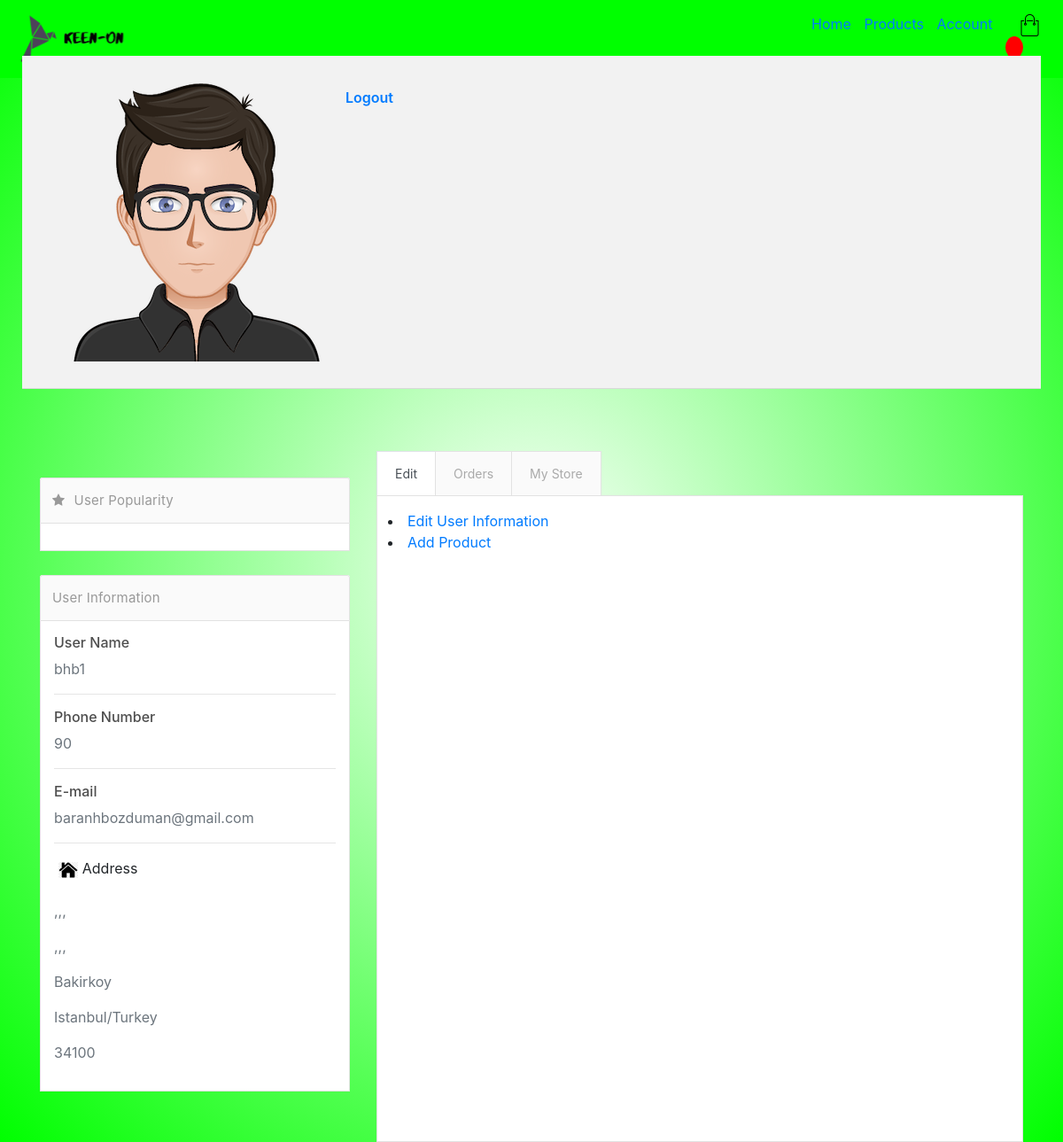
The page /account/details/ (signed in) on the database its author committed.
### account/models.py (models this page shows, shortened)
class Customer(models.Model):
	user = models.OneToOneField(User,null=True, blank=True, on_delete= models.CASCADE)
	image = models.ImageField(default='defaultProfile.png',null=True, blank=True)
	phone =  models.CharField(max_length= 12, null=True)
	@property
	def imageURL(self):
		try:
			url = self.image.url
		except:
			url = ''
		return url

### store/models.py (models this page shows, shortened)
class Address(models.Model):
	user = models.OneToOneField(User, on_delete=models.SET_NULL, null=True, blank=True)
	country =models.CharField(max_length= 200, null=True)
	city =models.CharField(max_length= 200, null=True)
	town =models.CharField(max_length= 200, null=True)
	aveSt = models.CharField(max_length= 200, null=True)
	apartmentNo = models.CharField(max_length= 200, null=True)
	zipCode = models.CharField(max_length= 200, null=True)

### account/views.py (the view)
def account_details(request):
	products = Product.objects.all()
	if request.user.is_authenticated:
		customer = request.user.customer#model.py
		address, created = Address.objects.get_or_create(user= request.user)
		user = request.user
		products = Product.objects.filter(customer=request.user.customer)
	else:
		pass
	context = {'customer' : customer,'products':products, 'address':address, 'user':user, 'products':products}
	return render(request, 'account/account-details.html', context)

### store/models.py (called while the page is built)
	@property
	def imageURL(self):
		try:
			url = self.image.url
		except:
			url = ''
		return url

### account/templates/account/account-details.html (shortened to what this page needs)
<!DOCTYPE html>
{% extends 'store/base.html' %}
{% load static %}
{% block forHead %}
    <link rel="stylesheet" href="https://stackpath.bootstrapcdn.com/bootstrap/4.4.1/css/bootstrap.min.css">
    <link rel="stylesheet" type="text/css" href="{% static 'css/profile.css' %}">
    <link rel="stylesheet" type="text/css" href="{% static 'css/navbar.css' %}">
    <link rel="stylesheet" type="text/css" href="{% static 'css/style.css' %}">
    <link rel="stylesheet" type="text/css" href="{% static 'css/main.css' %}">
    <link rel="stylesheet" href="https://stackpath.bootstrapcdn.com/bootstrap/4.5.2/css/bootstrap.min.css">
    <link rel="stylesheet" href="https://maxcdn.bootstrapcdn.com/font-awesome/4.7.0/css/font-awesome.min.css">
{% endblock %}
{% block content %}
<!DOCTYPE html>
{% load static %}
<div style = "background-color: #00ff00;">
    {% include "store/navbar.html" %}
    <br>
    <br>
    <br>
</div>
<link href="https://maxcdn.bootstrapcdn.com/font-awesome/4.3.0/css/font-awesome.min.css" rel="stylesheet">
<section id="content" class="container">
    <div class="page-heading">
        <div class="media clearfix">
          <div class="media-left pr30">
            <a href="#">
              <img class="media-object mw150" src="{{request.user.customer.imageURL}}" alt="...">
            </a>
          </div>
          <div class="media-body va-m">
            <a href="{% url 'account:logout' %}">Logout</a>
            </div>
        </div>
    </div>
    <div class="row">
        <div class="col-md-4">
          <div class="panel">
            <div class="panel-heading">
              <span class="panel-icon">
                <i class="fa fa-star"></i>
              </span>
              <span class="panel-title"> User Popularity</span>
            </div>
            <div class="panel-body pn">
            </div>
          </div>
          <div class="panel">
            <div class="panel-heading">
              <span class="panel-icon">
              </span>
              User Information
              <span class="panel-title"></span>
            </div>
            <div class="panel-body pb5">
              <h6>User Name</h6>
              <p class="text-muted">{{user.username}}
              </p>
              <hr class="short br-lighter">
              <h6>Phone Number</h6>
              <p class="text-muted"> {{customer.phone}}
              </p>
              <hr class="short br-lighter">
              <h6>E-mail</h6>
              <p class="text-muted pb10">{{user.email}}
              </p>
              <hr class="short br-lighter">
              <span class="panel-icon">
                  <img style='height: 7%; width: 7%; object-fit: contain' src="{% static 'images/address.png' %}">
                  Address
                </span>
                <br>
                <br>
                  <p class="text-muted pb10">{{address.apartmentNo}}</p>
                  <p class="text-muted pb10">{{address.aveSt}}</p>
                  <p class="text-muted pb10">{{address.town}}</p>
                  <p class="text-muted pb10">{{address.city}}/{{address.country}}</p>
                  <p class="text-muted pb10">{{address.zipCode}}</p>
                  </div>
          </div>
        </div>
        <div class="col-md-8">
          <div class="tab-block">
            <ul class="nav nav-tabs">
              <li class="nav-item">
                <a href="#tab1" class="nav-link active" data-toggle="tab"> Edit</a>
              </li>
              <li class="nav-item">
                <a href="#tab2" class="nav-link" data-toggle="tab"> Orders</a>
              </li>
              <li class="nav-item">
                <a href="#tab3" class="nav-link" data-toggle="tab"> My Store</a>
              </li>
            </ul>
            <div class="tab-content" style="height: 730px;">
               <div class="tab-pane fade show active" id="tab1">
                  <li><a href="{% url 'account:updateform' %}">Edit User Information</a></li>
                  <li><a href="{% url 'account:addproductform' %}">Add Product</a></li>
              </div>
          </div>
        </div>
      </div>
  </section>
{% endblock %}

### static/css/base.css (style rules this page uses)
* { margin:0; padding: 0; box-sizing: border-box; }
body { font-family: 'Merriweather', serif; }
a { text-decoration: none; color: #555; }
p { color: #555; }
h1,h2,h3,h4,h5,h6 { color:hsl(0, 0%, 30%); }

### static/css/profile.css (style rules this page uses)
body { margin-top:20px; background: radial-gradient(#fff, #00ff00); }
.page-heading { position: relative; padding: 30px 40px; margin: -25px -20px 25px; border-bottom: 1px solid #d9d9d9; background-color: #f2f2f2; }
.panel { position: relative; margin-bottom: 27px; background-color: #ffffff; border-radius: 3px; }
.panel-body { position: relative; padding: 15px; border: 1px solid #e2e2e2; }
.panel-heading { position: relative; height: 52px; line-height: 49px; letter-spacing: 0.2px; color: #999999; font-size: 15px; font-weight: 400; padding: 0 8px; background: #fafafa; border: 1px solid #e2e2e2; border-top-right-radius: 3px; border-top-left-radius: 3px; }
.panel-heading + .panel-body { border-top: 0; }
.panel-icon { padding-left: 5px; }
.panel-title { padding-left: 6px; margin-top: 0; margin-bottom: 0; }
.media { color: #999999; font-weight: 600; margin-top: 15px; }
.media:first-child { margin-top: 0; }
.media-left, .media > .pull-left { padding-right: 10px; }
.media-left, .media-right, .media-body { display: table-cell; vertical-align: top; }
.tab-block { position: relative; }
.tab-block .tab-content { overflow: auto; position: relative; z-index: 10; min-height: 125px; padding: 16px 12px; border: 1px solid #e2e2e2; background-color: #FFF; }
.tab-block .nav-tabs { position: relative; border: 0; }
.tab-block .nav-tabs > li { float: left; margin-bottom: -1px; }
.tab-block .nav-tabs > li > a { z-index: 9; position: relative; color: #AAA; font-size: 14px; font-weight: 400; padding: 14px 20px; margin-right: -1px; border-color: #e2e2e2; border-radius: 0; background: #fafafa; }
.tab-block .nav-tabs > li:first-child > a { margin-left: 0; }

### static/css/style.css (style rules this page uses)
.container { margin: auto; padding-left: 100px; padding-right: 100px; background: radial-gradient(#fff, #00ff00); background-repeat: no-repeat; background-attachment: fixed; background-size: cover; }
.container .row { margin-top: 70px; }
.row { display: flex; align-items: center; flex-wrap: wrap; justify-content: space-around; }

### static/css/main.css (style rules this page uses)
body { background-color: hsl(0, 0%, 98%); }
h1,h2,h3,h4,h5,h6 { color:hsl(0, 0%, 30%); }

### rows shown on the page
Customer: phone "90"
Address: apartmentNo ",,,", aveSt ",,,", town "Bakirkoy", city "Istanbul", country "Turkey", zipCode "34100"

### other values the page prints
{{ user.username }} "bhb1"
{{ user.email }} "baranhbozduman@gmail.com"
